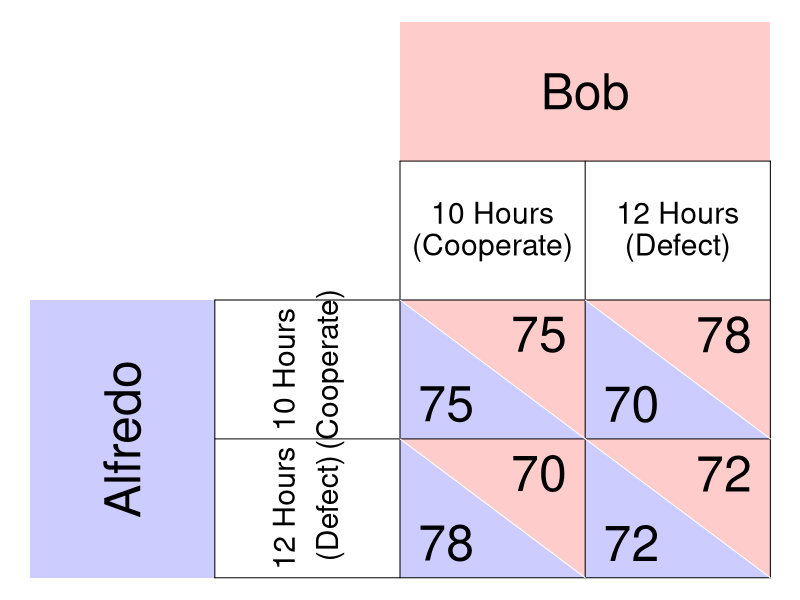

Write the R code that produced this figure.
require(ggplot2)
require(shape)
pdf(file = "society/matrix_fishermen_continuous.pdf", width = 9, height = 7)

par(mar =  c(0, 0, 0, 0))
xlims <- c(0, 8)
ylims <- c(0, 8)

#TextSizes
PlayerSize <- 3
StratSize <- 1.8
PayoffSize <- 3
p1fadelevel <- 0.2
p2fadelevel <- 0.2

#Payoffs are listed as c("NW", "SW", "NE", "SE")

#Considerations for Player 1
P1Name <- c("Alfredo")
P1Strat <- c("10 Hours", "12 Hours")
P1Strat2 <- c("(Cooperate)", "(Defect)")
P1Payoffs <- c("75", "78", "70", "72")
P1BR1 <- c("SW") #Must be NW or SW - the BR prints accordingly. 
P1BR2 <- c("SE") #Must be NE or SE - the BR prints accordingly. 
P1bestsize <- 2.5 #Adjusts size of point indicating best response of P1
#NW = (5, 3); SW = (5,1); NE = (7, 3); SE = (7, 1)

#Considerations for Player 2
P2Name <- c("Bob")
P2Strat <- c("10 Hours", "12 Hours")
P2Strat2 <- c("(Cooperate)", "(Defect)")
P2Payoffs <- c("75", "70", "78", "72")
P2BR1 <- c("NE") #Must be NW or SW - the BR prints accordingly. 
P2BR2 <- c("SE") #Must be NE or SE - the BR prints accordingly. 
P2bestsize <- 4 #Adjusts size of circle indicating best response of P1

plot(0, 0, xlim = xlims, ylim = ylims, type = "n",
     xlab = expression(""),
     ylab = expression(""),
     xaxt = "n", 
     yaxt = "n", 
     cex.lab = 2, 
     bty = "n")



#Color and label for Player 1 and their strategies
polygon(c(0,0,2,2,0), c(0,4,4,0,0), col=rgb(0, 0, 1, p1fadelevel), density=NULL, border = NA)
text(1, 2, P1Name[1], srt = 90, cex = PlayerSize)

text(2.75, 3, P1Strat[1], cex = StratSize, srt = 90)
text(3.25, 3, P1Strat2[1], cex = StratSize, srt = 90)
text(2.75, 1, P1Strat[2], cex = StratSize, srt = 90)
text(3.25, 1, P1Strat2[2], cex = StratSize, srt = 90)


#Color and label for Player 2
polygon(c(4,4,8,8,4), c(8,6,6,8,8), col=rgb(1, 0, 0, p2fadelevel), density=NULL, border = NA)
text(6, 7, P2Name[1], cex = PlayerSize)

text(5, 5.25, P2Strat[1], cex = StratSize)
text(5, 4.75, P2Strat2[1], cex = StratSize)
text(7, 5.25, P2Strat[2], cex = StratSize)
text(7, 4.75, P2Strat2[2], cex = StratSize)

#NorthWest cell 
#P1
polygon(c(4,4,6,4), c(4,2,2,4), col=rgb(0, 0, 1, p1fadelevel), density=NULL, border = NA)
#P2
polygon(c(4,6,6,4), c(4,4,2,4), col=rgb(1, 0, 0, p2fadelevel), density=NULL, border = NA)

#P1
text(4.5, 2.5, P1Payoffs[1], cex = PayoffSize)
#P2
text(5.5, 3.5, P2Payoffs[1], cex = PayoffSize)

#SouthWest cell  
#P1
polygon(c(4,4,6,4), c(2,0,0,2), col=rgb(0, 0, 1, p1fadelevel), density=NULL, border = NA)
#P2
polygon(c(4,6,6,4), c(2,2,0,2), col=rgb(1, 0, 0, p2fadelevel), density=NULL, border = NA)

#P1
text(4.5, 0.5, P1Payoffs[2], cex = PayoffSize)
#P2
text(5.5, 1.5, P2Payoffs[2], cex = PayoffSize)


#NorthEast cell 
#P1
polygon(c(6,6,8,6), c(4,2,2,4), col=rgb(0, 0, 1, p1fadelevel), density=NULL, border = NA)
#P2
polygon(c(6,8,8,6), c(4,4,2,4), col=rgb(1, 0, 0, p2fadelevel), density=NULL, border = NA)
#P1
text(6.5, 2.5, P1Payoffs[3], cex = PayoffSize)
#P2
text(7.5, 3.5, P2Payoffs[3], cex = PayoffSize)

#SouthEast cell 
#P1
polygon(c(6,6,8,6), c(2,0,0,2), col=rgb(0, 0, 1, p1fadelevel), density=NULL, border = NA)
#P2
polygon(c(6,8,8,6), c(2,2,0,2), col=rgb(1, 0, 0, p2fadelevel), density=NULL, border = NA)
#P1
text(6.5, 0.5, P1Payoffs[4], cex = PayoffSize)
#P2
text(7.5, 1.5, P2Payoffs[4], cex = PayoffSize)


#Lines for the Table
segments(8, 0, 8, 6, lty = 1, col = "black")
segments(4, 6, 8, 6, lty = 1, col = "black")
segments(2, 0, 2, 4, lty = 1, col = "black")
segments(2, 0, 8, 0, lty = 1, col = "black")
segments(2, 4, 8, 4, lty = 1, col = "black")
segments(4, 0, 4, 6, lty = 1, col = "black")
segments(2, 2, 8, 2, lty = 1, col = "black")
segments(6, 0, 6, 6, lty = 1, col = "black")

#Diagonals
#NW
segments(4, 4, 6, 2, lty = 1, col = "white")
#NE
segments(6, 4, 8, 2, lty = 1, col = "white")
#SW
segments(4, 2, 6, 0, lty = 1, col = "white")
#Se
segments(6, 2, 8, 0, lty = 1, col = "white")

# 
# #Best responses 
# #P1 
# if (P1BR1[1] == "NW"){
#   points(5, 3, pch = 16, col = "black", cex = P1bestsize)
# } else{points(5, 1, pch = 16, col = "black", cex = P1bestsize)
# }
# 
# if (P1BR2[1] == "NE"){
#   points(7, 3, pch = 16, col = "black", cex = P1bestsize)
# } else{points(7, 1, pch = 16, col = "black", cex = P1bestsize)
# }
# 
# 
# #P2
# if (P2BR1[1] == "NW"){
#   points(5, 3, pch = 1, col = "black", cex = P2bestsize)
# } else{points(7, 3, pch = 1, col = "black", cex = P2bestsize)
# }
# 
# if (P2BR2[1] == "SW"){
#   points(5, 1, pch = 1, col = "black", cex = P2bestsize)
# } else{points(7, 1, pch = 1, col = "black", cex = P2bestsize)
# }

dev.off()


uA <- function(ha, hb){
  (15 - (1/4)*hb)*ha - (1/2)*ha^2
}
uA(12,12)
